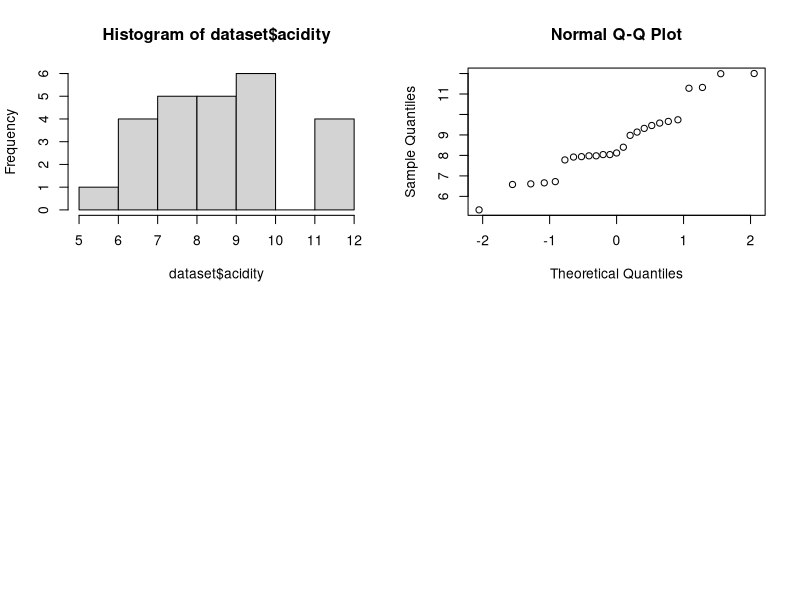

Source code (R):
setwd("S:/Shared/Documents/Study/VU/MSc Year 1/Experimental Design and Data Analysis/Assignments/Assignment 1")

dataset = read.table('./Datasets/cream.txt', header = TRUE)
head(dataset)
par(mfrow=c(2,2))

hist(dataset$acidity)
qqnorm(dataset$acidity)
shapiro.test(dataset$acidity)

dataset$batch=as.factor(dataset$batch)
dataset$position=as.factor(dataset$position)
dataset$starter=as.factor(dataset$starter)
lin_mod = lm(dataset$acidity~dataset$batch+dataset$position+dataset$starter, data=dataset)
anova(lin_mod)
print(summary(lin_mod))
